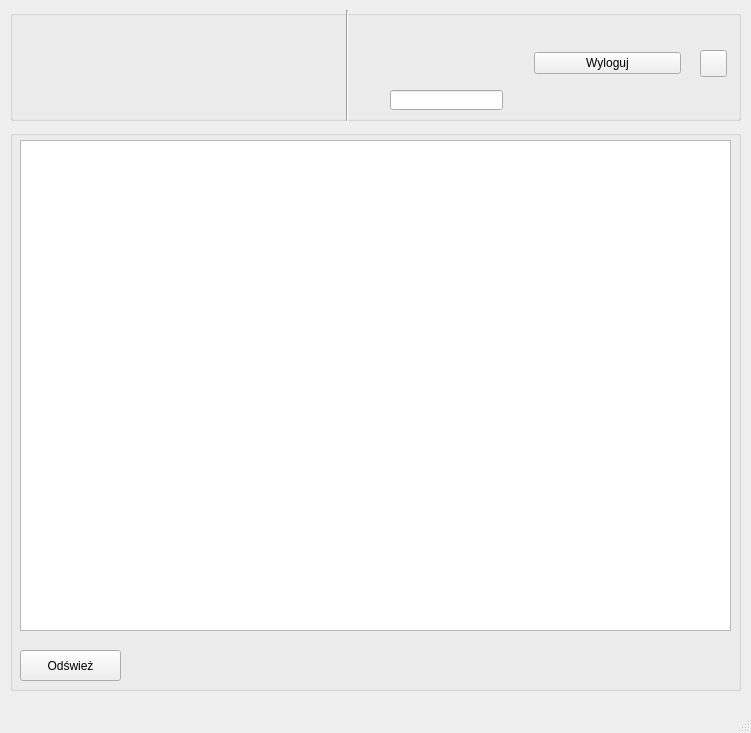
<?xml version="1.0" encoding="UTF-8"?>
<ui version="4.0">
 <class>ReservationWindow</class>
 <widget class="QMainWindow" name="ReservationWindow">
  <property name="geometry">
   <rect>
    <x>0</x>
    <y>0</y>
    <width>751</width>
    <height>733</height>
   </rect>
  </property>
  <property name="windowTitle">
   <string>MainWindow</string>
  </property>
  <widget class="QWidget" name="centralwidget">
   <widget class="QGroupBox" name="groupBoxlogin">
    <property name="geometry">
     <rect>
      <x>10</x>
      <y>130</y>
      <width>731</width>
      <height>561</height>
     </rect>
    </property>
    <property name="title">
     <string/>
    </property>
    <widget class="QPushButton" name="pushButton_refresh">
     <property name="geometry">
      <rect>
       <x>10</x>
       <y>520</y>
       <width>101</width>
       <height>31</height>
      </rect>
     </property>
     <property name="text">
      <string>Odśwież</string>
     </property>
    </widget>
    <widget class="QTableView" name="tableView_reservation">
     <property name="geometry">
      <rect>
       <x>10</x>
       <y>10</y>
       <width>711</width>
       <height>491</height>
      </rect>
     </property>
    </widget>
   </widget>
   <widget class="QGroupBox" name="groupBox_menu">
    <property name="geometry">
     <rect>
      <x>10</x>
      <y>10</y>
      <width>731</width>
      <height>111</height>
     </rect>
    </property>
    <property name="title">
     <string/>
    </property>
    <widget class="QLabel" name="label_logo">
     <property name="geometry">
      <rect>
       <x>10</x>
       <y>10</y>
       <width>321</width>
       <height>91</height>
      </rect>
     </property>
     <property name="text">
      <string/>
     </property>
    </widget>
    <widget class="Line" name="line">
     <property name="geometry">
      <rect>
       <x>322</x>
       <y>0</y>
       <width>31</width>
       <height>121</height>
      </rect>
     </property>
     <property name="orientation">
      <enum>Qt::Vertical</enum>
     </property>
    </widget>
    <widget class="QPushButton" name="pushButton_back">
     <property name="geometry">
      <rect>
       <x>690</x>
       <y>40</y>
       <width>27</width>
       <height>27</height>
      </rect>
     </property>
     <property name="text">
      <string/>
     </property>
    </widget>
    <widget class="QWidget" name="layoutWidget">
     <property name="geometry">
      <rect>
       <x>370</x>
       <y>40</y>
       <width>301</width>
       <height>27</height>
      </rect>
     </property>
     <layout class="QHBoxLayout" name="horizontalLayout">
      <item>
       <widget class="QLabel" name="label_user_2">
        <property name="font">
         <font>
          <pointsize>11</pointsize>
         </font>
        </property>
        <property name="text">
         <string/>
        </property>
       </widget>
      </item>
      <item>
       <widget class="QPushButton" name="pushButton_logout">
        <property name="text">
         <string>Wyloguj</string>
        </property>
       </widget>
      </item>
     </layout>
    </widget>
    <widget class="QLineEdit" name="lineEdit">
     <property name="geometry">
      <rect>
       <x>380</x>
       <y>80</y>
       <width>113</width>
       <height>20</height>
      </rect>
     </property>
    </widget>
   </widget>
  </widget>
  <widget class="QMenuBar" name="menubar">
   <property name="geometry">
    <rect>
     <x>0</x>
     <y>0</y>
     <width>751</width>
     <height>21</height>
    </rect>
   </property>
  </widget>
  <widget class="QStatusBar" name="statusbar"/>
 </widget>
 <resources/>
 <connections/>
</ui>
